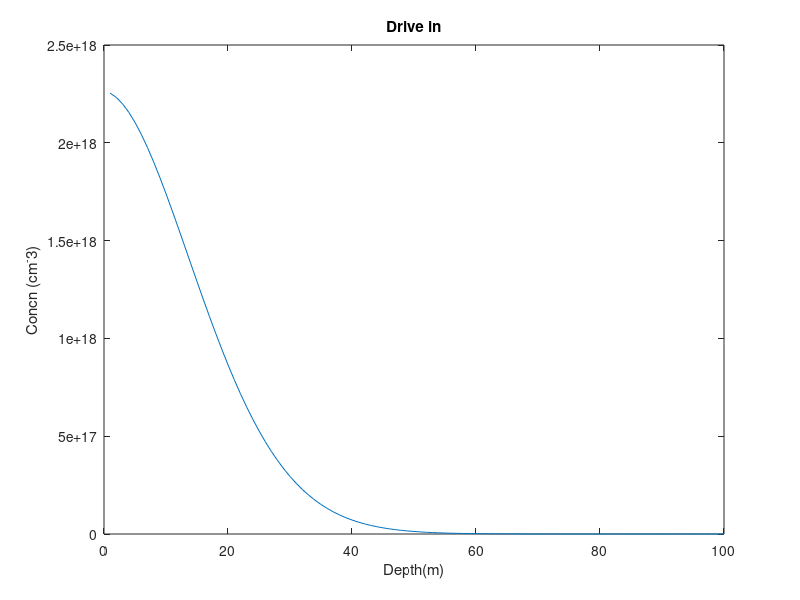

MATLAB code to generate this figure:
clear all;
clc;
close all;
C=zeros(1,100);
 
C(1:2)=2e19;
iterations=100;
 for runs=1:iterations
    for i=1:1:99
        if i==1
             C(i)=0.5*(C(i+1)+C(i));
        else
             C(i)=0.5*(C(i-1)+C(i+1)); 
        end
    end
    plot(C);
    title('Drive in');
    xlabel('Depth(m)');
    ylabel('Concn (cm^-3)');
    drawnow;
    F(runs) = getframe(gcf);
end
